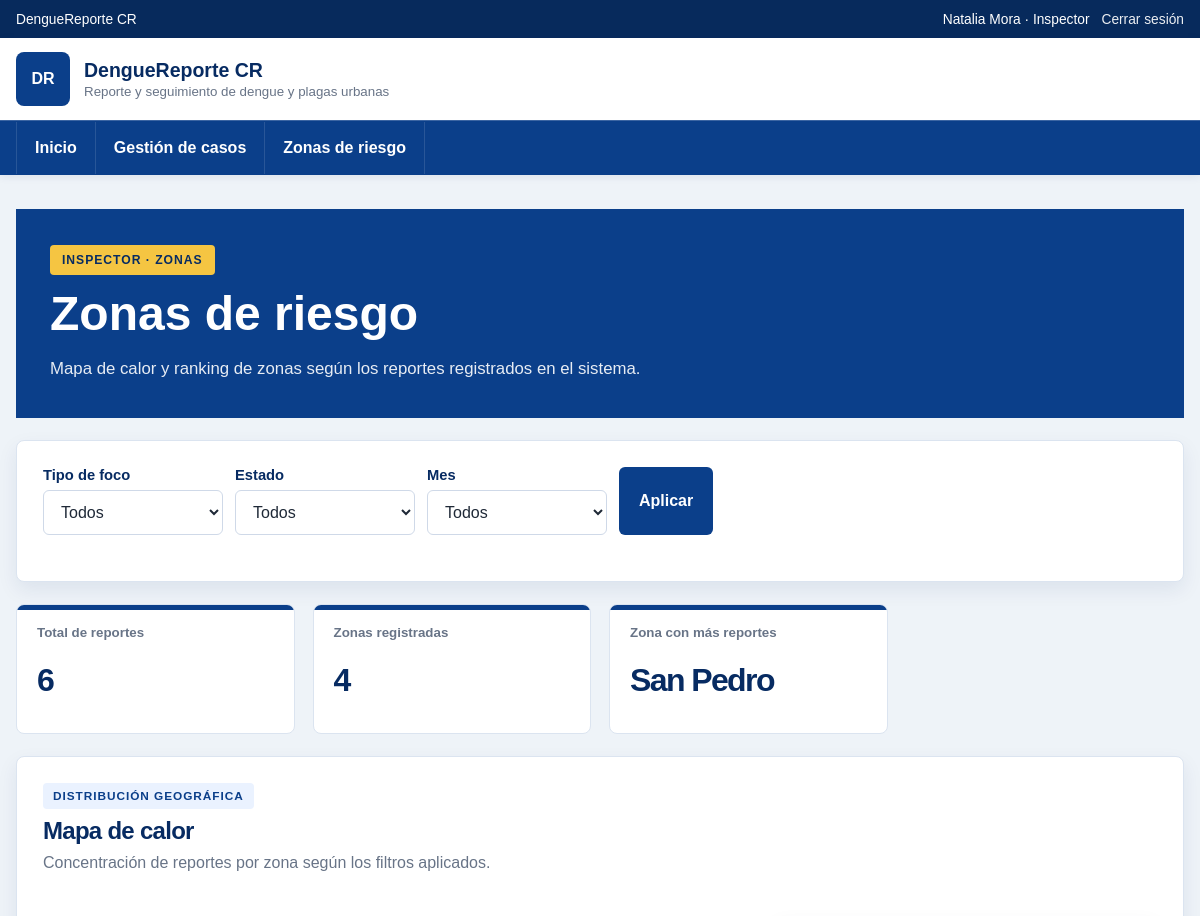
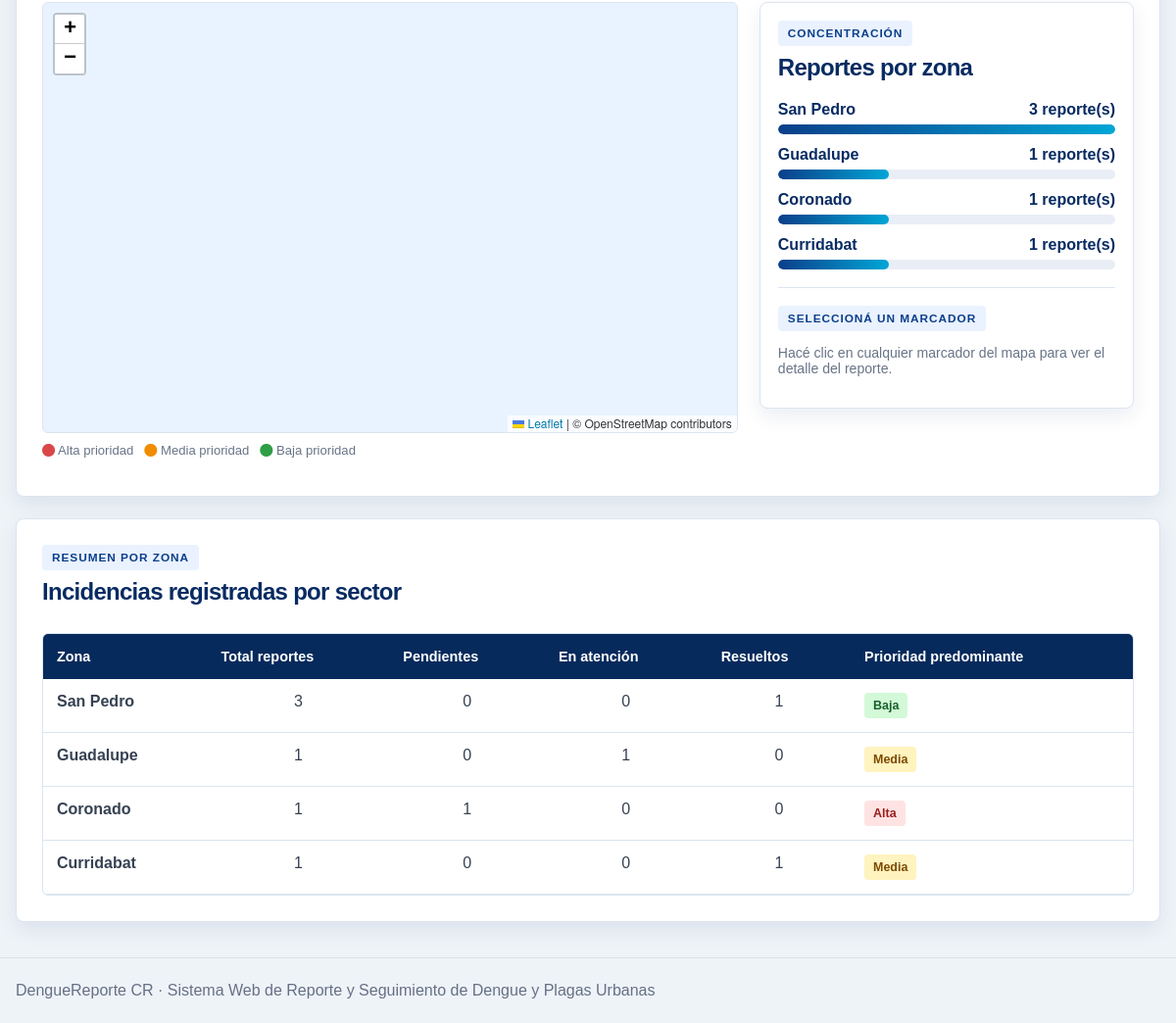
/index.php?controller=inspector&action=zonas (signed in), run on the app's committed database (2 pictures, top to bottom).
### tables this page shows
CREATE TABLE zonas (
  id INT AUTO_INCREMENT PRIMARY KEY,
  nombre VARCHAR(100) NOT NULL,
  descripcion VARCHAR(255),
  latitud_centro DECIMAL(10,7) NOT NULL,
  longitud_centro DECIMAL(10,7) NOT NULL,
  municipalidad_id INT NULL,
  CONSTRAINT fk_zona_municipalidad FOREIGN KEY (municipalidad_id) REFERENCES municipalidades(id)
);

### app/core/Controller.php (called while the page is built, shortened)
<?php
class Controller
{
    protected function render(string $view, array $data = []): void
    {
        extract($data, EXTR_SKIP);
        require APP_PATH . '/views/layouts/header.php';
        require APP_PATH . '/views/' . $view . '.php';
        require APP_PATH . '/views/layouts/footer.php';
    }
}

### app/controllers/InspectorController.php (called while the page is built, shortened)
<?php
class InspectorController extends Controller
{
    private ZonaModel $zonas;
    private CatalogModel $catalogs;
    public function __construct()
    {
        $db = Database::getConnection();
        $this->zonas = new ZonaModel($db);
        $this->catalogs = new CatalogModel($db);
    }
    public function zonas(): void
    {
        $filters = [
            'tipo_foco_id' => (int)($_GET['tipo_foco_id'] ?? 0),
            'estado_id' => (int)($_GET['estado_id'] ?? 0),
            'month' => trim($_GET['month'] ?? ''),
        ];
        $reportes = $this->zonas->reportesFiltrados($filters);
        $ranking = $this->zonas->rankingPorZona($filters);
        $this->render('inspector/zonas', [
            'pageTitle' => 'Zonas de riesgo',
            'reportes' => $reportes,
            'ranking' => $ranking,
            'tiposFoco' => $this->catalogs->tiposFoco(),
            'meses' => $this->zonas->mesesDisponibles(),
            'filters' => $filters,
            'totalReportes' => count($reportes),
        ]);
    }
}

### public/index.php (called while the page is built, shortened)
<?php
require APP_PATH . '/core/helpers.php';
require APP_PATH . '/core/Controller.php';
$action = $_GET['action'] ?? 'index';
try {
    $controller = new $map[$controllerName]();
    $controller->$action();
} catch (PDOException $e) {
    http_response_code(500);
    $message = (getenv('APP_ENV') ?: 'local') === 'local'
        ? $e->getMessage()
        : 'Error de base de datos.';
    echo '<h1>Error de conexión</h1><p>'
        . htmlspecialchars($message, ENT_QUOTES, 'UTF-8')
        . '</p>';
}

### app/models/ZonaModel.php (called while the page is built, shortened)
<?php
class ZonaModel
{
    private function filterClause(array $filters, array &$params): string
    {
        $where = [];
        return $where ? ' WHERE ' . implode(' AND ', $where) : '';
    }
    public function rankingPorZona(array $filters = []): array
    {
        $params = [];
        $where = $this->filterClause($filters, $params);
        $sql = "
            SELECT
                z.id, z.nombre,
                COUNT(r.id) AS total,
                SUM(e.nombre = 'Pendiente') AS pendientes,
                SUM(e.nombre = 'En atención') AS en_atencion,
                SUM(e.nombre = 'Resuelto') AS resueltos,
                SUM(r.prioridad = 'Alta') AS alta_count,
                SUM(r.prioridad = 'Media') AS media_count,
                SUM(r.prioridad = 'Baja') AS baja_count
            FROM zonas z
            LEFT JOIN reportes r ON r.zona_id = z.id
            LEFT JOIN estados_reporte e ON e.id = r.estado_id
            {$where}
            GROUP BY z.id, z.nombre
            ORDER BY total DESC
        ";
        $stmt = $this->db->prepare($sql);
        $stmt->execute($params);
        return $stmt->fetchAll();
    }
}

### app/core/helpers.php (called while the page is built, shortened)
<?php
function e(?string $value): string
{
    return htmlspecialchars((string)$value, ENT_QUOTES, 'UTF-8');
}

### app/views/inspector/zonas.php (the view, shortened to what this page needs)
<link rel="stylesheet" href="https://unpkg.com/leaflet@1.9.4/dist/leaflet.css">
<link rel="stylesheet" href="https://cdn.jsdelivr.net/npm/bootstrap-icons@1.11.3/font/bootstrap-icons.css">
<section class="page-hero mvc-hero">
  <div>
    <span class="tag">Inspector · Zonas</span>
    <h1>Zonas de riesgo</h1>
    <p>Mapa de calor y ranking de zonas según los reportes registrados en el sistema.</p>
  </div>
</section>
<section class="card panel-card">
  <form method="get" class="tool-strip">
    <div class="filters filters-inline">
      <div class="field compact-field">
        <label for="tipo_foco_id">Tipo de foco</label>
        <select id="tipo_foco_id" name="tipo_foco_id">
          <option value="0">Todos</option>
        </select>
      </div>
      <div class="field compact-field">
        <label for="estado_id">Estado</label>
        <select id="estado_id" name="estado_id">
          <option value="0">Todos</option>
        </select>
      </div>
      <div class="field compact-field">
        <label for="month">Mes</label>
        <select id="month" name="month">
          <option value="">Todos</option>
        </select>
      </div>
      <button class="btn" type="submit">Aplicar</button>
    </div>
  </form>
</section>
<section id="statsZonas" class="stats-grid mvc-section-space">
  <div class="stat-card"><small>Total de reportes</small><strong><?= (int)$totalReportes ?></strong></div>
  <div class="stat-card"><small>Zonas registradas</small><strong><?= count($ranking) ?></strong></div>
  <div class="stat-card"><small>Zona con más reportes</small><strong><?= e($ranking[0]['nombre'] ?? '—') ?></strong></div>
</section>
<section class="card panel-card mvc-section-space">
  <div class="tool-strip">
    <div class="section-title compact-title">
      <div>
        <span class="eyebrow">Distribución geográfica</span>
        <h2>Mapa de calor</h2>
        <p>Concentración de reportes por zona según los filtros aplicados.</p>
      </div>
    </div>
  </div>
  <div class="dashboard-grid dashboard-grid-wide">
    <div>
      <div id="mapaZonas" style="min-height:440px; border-radius:6px; border:1px solid var(--linea); background:#e9f3ff;"></div>
      <p style="margin-top:10px; font-size:.82rem; color:var(--muted);">
        <i class="bi bi-circle-fill" style="color:#d94848;"></i> Alta prioridad &nbsp;
        <i class="bi bi-circle-fill" style="color:#f08c00;"></i> Media prioridad &nbsp;
        <i class="bi bi-circle-fill" style="color:#2f9e44;"></i> Baja prioridad
      </p>
    </div>
    <aside class="map-card sticky-card">
      <div class="map-head">
        <div>
          <span class="eyebrow">Concentración</span>
          <h2>Reportes por zona</h2>
        </div>
      </div>
      <div class="ranking-list" id="rankingZonas">
        <?php
          $max = max(array_column($ranking, 'total')) ?: 1;
          foreach ($ranking as $z):
            $pct = (int)round(((int)$z['total'] / $max) * 100);
        ?>
          <div class="ranking-item">
            <div><span><?= e($z['nombre']) ?></span><span><?= (int)$z['total'] ?> reporte(s)</span></div>
            <div class="ranking-bar"><span style="width:<?= $pct ?>%;"></span></div>
          </div>
        <?php endforeach; ?>
      </div>
      <div style="height:1px; background:var(--linea); margin:18px 0;"></div>
      <div id="detalleMarker">
        <span class="eyebrow" style="display:block; margin-bottom:10px;">Seleccioná un marcador</span>
        <p style="color:var(--muted); font-size:.88rem;">Hacé clic en cualquier marcador del mapa para ver el detalle del reporte.</p>
      </div>
    </aside>
  </div>
</section>
<section class="card panel-card mvc-section-space">
  <div class="section-title">
    <div>
      <span class="eyebrow">Resumen por zona</span>
      <h2>Incidencias registradas por sector</h2>
    </div>
  </div>
  <div class="table-wrap">
    <table id="tablaZonas">
      <thead>
        <tr>
          <th>Zona</th>
          <th>Total reportes</th>
          <th>Pendientes</th>
          <th>En atención</th>
          <th>Resueltos</th>
          <th>Prioridad predominante</th>
        </tr>
      </thead>
      <tbody>
        <?php foreach ($ranking as $z):
          $alta = (int)$z['alta_count'];
          $media = (int)$z['media_count'];
          $baja = (int)$z['baja_count'];
          $prioClase = '—';
          $prioTexto = '—';
          if ($alta > 0 && $alta >= $media && $alta >= $baja) {
              $prioClase = 'badge alta';
              $prioTexto = 'Alta';
          } elseif ($media > 0 && $media >= $baja) {
              $prioClase = 'badge media';
              $prioTexto = 'Media';
          } elseif ($baja > 0) {
              $prioClase = 'badge baja';
              $prioTexto = 'Baja';
          }
        ?>
          <tr>
            <td><strong><?= e($z['nombre']) ?></strong></td>
            <td style="text-align:center;"><?= (int)$z['total'] ?></td>
            <td style="text-align:center;"><?= (int)$z['pendientes'] ?></td>
            <td style="text-align:center;"><?= (int)$z['en_atencion'] ?></td>
            <td style="text-align:center;"><?= (int)$z['resueltos'] ?></td>
            <td><?= $prioTexto === '—' ? '—' : '<span class="' . $prioClase . '">' . e($prioTexto) . '</span>' ?></td>
          </tr>
        <?php endforeach; ?>
      </tbody>
    </table>
  </div>
</section>

### public/assets/css/app.css (style rules this page uses)
.mvc-section-space { margin-top: 22px; }
.mvc-hero { margin-bottom: 22px; }

### data on the page
zonas: nombre "San Pedro", total "3", $pct 100 (drawn), pendientes "0", en_atencion "0", resueltos "1", prioTexto "Baja"
zonas: nombre "Guadalupe", total "1", $pct 33 (drawn), pendientes "0", en_atencion "1", resueltos "0", prioTexto "Media"
zonas: nombre "Coronado", total "1", $pct 33 (drawn), pendientes "1", en_atencion "0", resueltos "0", prioTexto "Alta"
zonas: nombre "Curridabat", total "1", $pct 33 (drawn), pendientes "0", en_atencion "0", resueltos "1", prioTexto "Media"

### other printed values
$user['nombre'] "Natalia Mora"
$role "Inspector"
$totalReportes "6"
count($ranking) "4"
